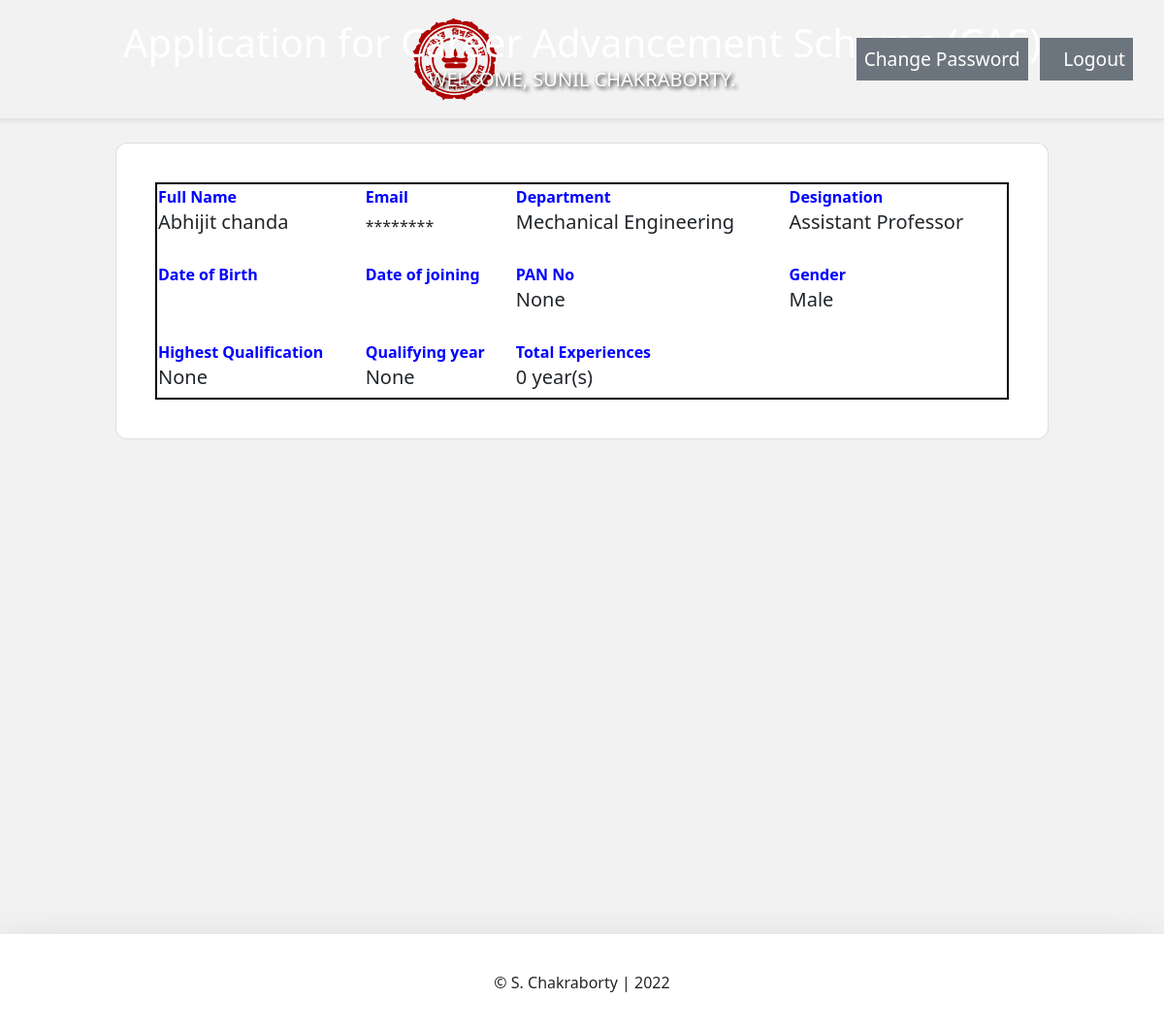
The page /account/2/ (signed in) on the database its author committed.
### account/models.py (models this page shows, shortened)
class Account(AbstractBaseUser):
	email 					= models.EmailField(verbose_name="email", max_length=60, unique=True)
	username 				= models.CharField(max_length=100, unique=True)
	parent					= models.CharField(max_length=100, null=True, blank=True)
	dt_ob             		= models.DateField(verbose_name='date of birth', null=True, blank=True)
	CAST_CHOICES= (
 		 (None, 'Select'),
         ('cast-1', 'SC'),
         ('cast-2', 'ST'),
         ('cast-3', 'OBC-A'),
         ('cast-4', 'OBC-B'),
         ('cast-5', 'GEN'),
	)
	catg                    = models.CharField(verbose_name='Category',max_length=6, choices=CAST_CHOICES, null=True, blank=True)
	Department              = models.ForeignKey("Department", on_delete=models.CASCADE, null=True, blank=True)
	current_dsg				= models.CharField(verbose_name='Present Dsgn.',max_length=30, null=True, blank=True)
	AGP_CHOICES= (
 		 (None, 'Select'),
         (1, '6000'),
         (2, '7000'),
         (3, '8000'),
         (4, '9000'),
         (5, '10000'),
	)
	agp						= models.IntegerField(verbose_name='AGP fig.',choices=AGP_CHOICES, null=True)
	dt_last_promo			= models.DateField(verbose_name='Date of last promotion',null=True)
	dt_eligibility			= models.DateField(verbose_name='Date of promo elig',)
	addr_corres             = models.TextField(verbose_name='Address for corres',max_length=300,null=True,blank=True)
	addr_perm               = models.TextField(verbose_name='Address for permanent',max_length=300,null=True,blank=True)
	mobile                  = models.CharField(default="Individual", max_length=10,null=True,blank=True)
	date_joined				= models.DateField(verbose_name='Date of joining',null=True)
	last_login				= models.DateTimeField(verbose_name='last login', auto_now=True)
	is_admin				= models.BooleanField(default=False)
	is_active				= models.BooleanField(default=True)
	is_staff				= models.BooleanField(default=False)
	is_superuser			= models.BooleanField(default=False)
	is_carry				= models.BooleanField(default=False)
	profile_image			= models.ImageField(max_length=255, upload_to=get_profile_image_filepath, null=True, blank=True, default=get_default_profile_image)
	hide_email				= models.BooleanField(default=True)
	DSG_CHOICES = (
 		 (None, 'Select'),
         ('dsg-1', 'Assistant Professor'),
         ('dsg-2', 'Associate Professor'),
	)
	Designation             = models.CharField(max_length=30, choices=DSG_CHOICES, null=True, blank=True)
	highest_quali			= models.CharField(max_length=200, null=True, blank=True)
	pan_no					= models.CharField(max_length=10, null=True, blank=True)
	GENDER_CHOICES = (
     	(None, 'Select'),
        ('M', 'Male'),
        ('F', 'Female'),
        ('O', 'Other'),
    )
	gender					= models.CharField(verbose_name='Gender(M/F)',max_length=6, choices=GENDER_CHOICES, null=True, blank=True)
	quali_year				= models.CharField(verbose_name='Qualifying Year',max_length=4, null=True, blank=True)
	dt_ob             		= models.DateField(verbose_name='date of birth', null=True, blank=True)
	tot_experience			= models.IntegerField(verbose_name='Total Experience in year', default=0)
	POST_CHOICES = (
     	(None, 'Select Posts'),
        ('Stage 2', 'Assistant Prof. (Stage 2)'),
        ('Stage 3', 'Assistant Prof. (Stage 3)'),
        ('Stage 4', 'Associate Prof. (Stage 4)'),
        ('Stage 5', 'Professor (Stage 5)')
    )
	post					= models.CharField(verbose_name='Post applied for',max_length=30,choices=POST_CHOICES,null=True, blank=True)
	FROM_CHOICES = (
     	(None, 'Select Posts'),
        ('Stage 1', 'Assistant Prof. (Stage 1)'),
        ('Stage 2', 'Assistant Prof. (Stage 2)'),
        ('Stage 3', 'Assistant Prof. (Stage 3)'),
        ('Stage 4', 'Associate Prof. (Stage 4)')
    )
	from_dsg                = models.CharField(verbose_name='From stage/desgn.',max_length=30,choices=FROM_CHOICES,null=True, blank=True)
	TO_CHOICES = (
     	(None, 'Select Posts'),
        ('Stage 2', 'Assistant Prof. (Stage 2)'),
        ('Stage 3', 'Assistant Prof. (Stage 3)'),
        ('Stage 4', 'Associate Prof. (Stage 4)'),
        ('Stage 5', 'Professor (Stage 5)')
    )
	to_dsg                  = models.CharField(verbose_name='To stage/desgn.',max_length=30,choices=TO_CHOICES,null=True, blank=True)
	USERNAME_FIELD = 'email'
	REQUIRED_FIELDS = ['username']
	objects = MyAccountManager()

class Department(models.Model):
    name = models.CharField(max_length=200, unique=True)
    def __str__(self):
        return self.name

### account/views.py (the view)
# urls.py: path('<user_id>/', account_view, name="view"),
def account_view(request, *args, **kwargs):
	context = {}
	user_id = kwargs.get("user_id")
	try:
		account = Account.objects.get(pk=user_id)
	except:
		return HttpResponse("Something went wrong.")
	if account:
		context['id'] = account.id
		context['username'] = account.username
		context['email'] = account.email
		context['profile_image'] = account.profile_image.url
		context['hide_email']    = account.hide_email
		context['last_login']  = account.last_login
		context['Department']  = account.Department
		context['Designation'] = account.get_Designation_display
		context['pan_no'] 	   = account.pan_no
		context['highest_quali']  = account.highest_quali
		context['gender']  = account.get_gender_display
		context['dt_ob']  = account.dt_ob
		context['date_joined']  = account.date_joined
		context['quali_year']  = account.quali_year
		context['tot_experience']  = account.tot_experience
		is_self = True
		is_friend = False
		user = request.user
		if user.is_authenticated and user != account:
			is_self = False
		elif not user.is_authenticated:
			is_self = False
		context['is_self'] = is_self
		context['is_friend'] = is_friend
		context['BASE_URL'] = settings.BASE_URL
		return render(request, "account/account.html", context)

### account/templates/account/account.html (shortened to what this page needs)
{% extends 'base.html' %}
{% load static %}
{% block content %}
<div class="container-fluid">
	<div id="main" class="d-flex flex-row justify-content-center flex-wrap align-items-start">
		<div class="card profile-card m-2">
		  <div class="card-body" style="width: 60rem;">
		  	<div class="d-flex flex-column justify-content-center p-4">
				<table >
					<thead>
					  <tr>
						<th scope="col">Full Name</th>
						<th scope="col">Email</th>
						<th scope="col">Department</th>
						<th scope="col">Designation</th>
					  </tr>
					</thead>
					<tbody>
						<tr>
						  <td><h5>{{username}}</h5></td>
						{%  if is_self %}
						<td><h5>{{email}}</h5></td>
		  				{% else %}
		  					{% if hide_email %}
			  			   		<td>********</td>
			  				{% else %}
					 	   		<td>{{email}}</td>
			  				{% endif %}
			  			{% endif %}
							<td><h5>{{Department}}</h5></td>
							<td><h5>{{Designation}}</h5></td>
						</tr>
						<tr><td></td><td></td></tr>
						<tr>
							<th scope="col">Date of Birth</th>
							<th scope="col">Date of joining</th>
							<th scope="col">PAN No</th>
							<th scope="col">Gender</th>
						</tr>
						<tr>
							<td><h5>{{dt_ob|date:"M d, Y"}}</h5></td>
							<td><h5>{{date_joined|date:"M d, Y"}}</h5></td>
							<td><h5>{{pan_no}}</h5></td>
							<td><h5>{{gender}}</h5></td>
						</tr>
						<thead>
						<tr><td></td><td></td></tr>
						<tr>
							<th scope="col">Highest Qualification</th>
							<th scope="col">Qualifying year</th>
							<th scope="col">Total Experiences</th>
						</tr>
						</thead>
						<tr>
							<td><h5>{{highest_quali}}</h5></td>
							<td><h5>{{quali_year}}</h5></td>
							<td><h5>{{tot_experience}}&nbspyear(s)</h5></td>
						</tr>
					</tbody>
				</table>
		  	</div>
		  </div>
		</div>
	</div>
</div>
{% endblock content %}

### templates/snippets/header.html (shortened to what this page needs)
{% load static %}
<div class="d-flex flex-column flex-lg-row p-3 px-md-4 mb-3 text-white bg-blue border-bottom shadow-sm">
	<div class="d-none d-md-flex flex-row my-auto flex-grow-1 align-items-center">
		{% if request.user.is_authenticated %}
			<a href="#">
				<img style="width: 90px; margin-left: 400px" src="{% static 'images/ju_logo.png' %}" alt="JU logo">
			</a>
		{% endif %}
		<div class="navbar-brand" >
			    {% if request.user.is_authenticated %}
				   <h1 style="padding-top: 25px; line-height : 20px">Application for Career Advancement Scheme (CAS)</h1>
				   <p class="text-center" style="text-transform: uppercase;text-shadow: 2px 2px 4px #000000;padding-top: 5px;">Welcome, {{ request.user.username }}.</p>
				{% else %}
					<h2>Application for Career Advancement Scheme (CAS)</h2>
				{% endif %}
		</div>
		<div class="d-flex flex-row-reverse flex-grow-1">
			<nav>
				{% if request.user.is_authenticated %}
					<div class="dropdown dropleft show p-2">
						<div class="d-flex flex-row">
							<a class="p-2 bg-secondary text-white"" href="{% url 'password_change' %}"style="font-size: 120%;">Change Password</a>&nbsp&nbsp&nbsp
							<a class="p-2 bg-secondary text-white" href="#"></a>
							<a class="p-2 bg-secondary text-white" href="{% url 'logout' %}"style="font-size: 120%;">Logout</a>
						</div>
					</div>
				{% else %}
					<a class="p-2 bg-secondary text-white" href="{% url 'login' %}">Login now</a>
					<a class="btn bg-secondary text-white" href="{% url 'register' %}">Register</a>
				{% endif %}
			</nav>
		</div>
	</div>
</div>

### templates/snippets/base_css.html (style rules this page uses)
body { background-color: #f2f2f2; font-family: "Segoe UI"; font-weight: 380; }
:root { --main-background-color: #f2f2f2; --dark-background-color: #a2a2a2; --secondary-text-color: #808080; --light-primary-text-color: #0080ff; }

### templates/snippets/header.html (style rules this page uses)
a { text-decoration: none; }
.navbar-brand { transform: translateX(-50%); left: 50%; position: absolute; }

### account/templates/account/account.html (style rules this page uses)
#main { margin:0px; }
table { border: 2px solid black; }
td { height: 20px; border:0px; }
th { height: 10px; }
.card { border-radius: 12px; }
th { color:blue }

### rows shown on the page
Account: user.username "SUNIL CHAKRABORTY"
Account: username "Abhijit chanda", Designation "Assistant Professor", gender "Male"
Department: name "Mechanical Engineering"

### other values the page prints
{{ pan_no }} "None"
{{ highest_quali }} "None"
{{ quali_year }} "None"
{{ tot_experience }} "0"
